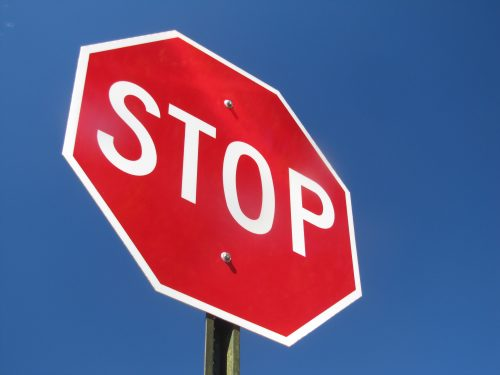
#> input picture 06_regiones/stop.jpg, 500 x 375 px
$ jupyter execute 01_regiones.ipynb   (shell and % lines are left out)
#> lines starting #> are read from the running program, lines starting #| are printed output that depends on the picture; after the words box and inside, x2 and y2 are one past the last pixel; in counts of white or black regions, pixels touching at a corner belong together
# Regiones

Una región es un grupo de pixeles conectados que comparten una propiedad en común. Las regiones son importantes en la visión por que permiten establecer el espacio que representa un determinado ente en la imágen. Por ejemplo, la región que representa una manzana en una imagen con varias frutas.

[cell 1]
import matplotlib.pyplot as plt
import matplotlib.image as mpimg
import numpy as np
import cv2

## Leer la imagen de ejemplo

[cell 2]
# Leer la imagen
image = cv2.imread('stop.jpg')
#> image is the input picture: shape (375, 500, 3); mean B, G, R 132.5, 90.2, 105.9

# Obtener los tres canales de la imagen
b,g,r = cv2.split(image)
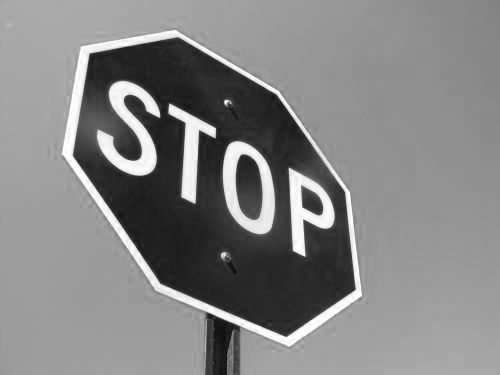
#> b: shape (375, 500); min 7, max 255, mean 132.5
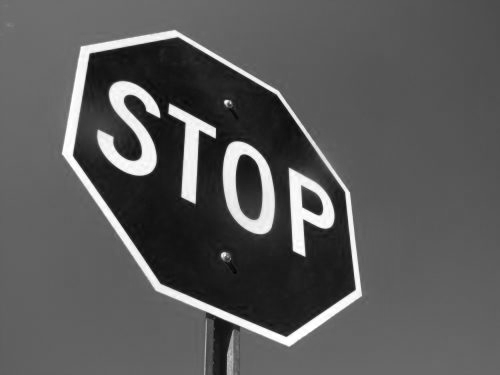
#> g: shape (375, 500); min 0, max 255, mean 90.2
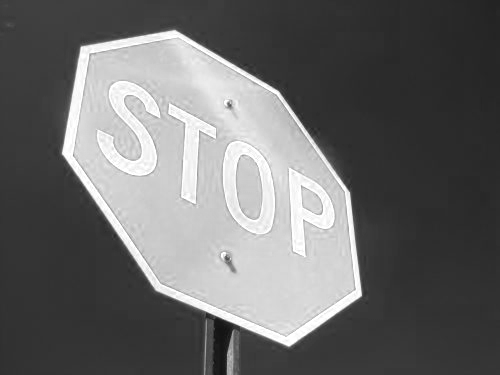
#> r: shape (375, 500); min 18, max 255, mean 105.9

# Mostrar los canales
plt.figure(figsize=(10, 10))

plt.subplot(2,2,1)
plt.imshow(cv2.cvtColor(image, cv2.COLOR_BGR2RGB))
plt.title('RGB')

plt.subplot(2,2,2)
plt.imshow(r, cmap='gray')
plt.title('Red')

plt.subplot(2,2,3)
plt.imshow(g, cmap='gray')
plt.title('Green')

plt.subplot(2,2,4)
plt.imshow(b, cmap='gray')
plt.title('Blue')
plt.show()
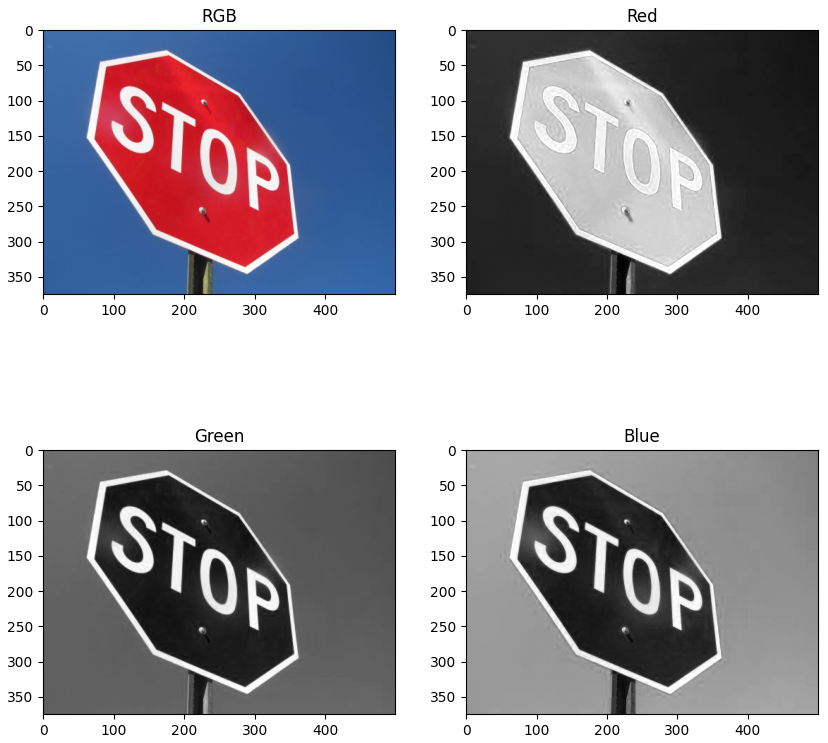
#> figure drawn by matplotlib, 4 panels

## Umbralizar la imagen

[cell 3]
# Otsu's thresholding after Gaussian filtering
blur = cv2.GaussianBlur(b,(5,5),0)
ret3, mask = cv2.threshold(blur,0,255,cv2.THRESH_BINARY+cv2.THRESH_OTSU)
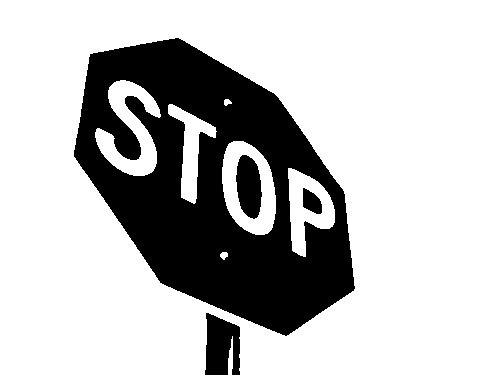
#> mask: shape (375, 500); 75% white; 4 black regions, box (x1, y1, x2, y2) and area: (74, 38, 355, 336) 43625, (205, 313, 240, 375) 1716, (236, 155, 262, 219) 1255, (303, 188, 322, 214) 337
#> ret3 = 103
mask_inv = cv2.bitwise_not(mask)
plt.imshow(mask_inv)

[cell 4]
img2_fg = cv2.bitwise_and(image, image ,mask = mask_inv)
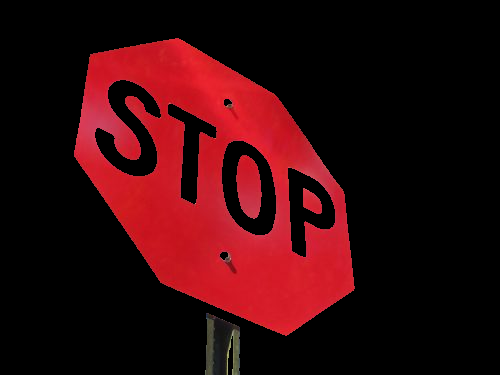
#> img2_fg: shape (375, 500, 3); mean B, G, R 11, 7.9, 50.5
plt.imshow(cv2.cvtColor(img2_fg, cv2.COLOR_BGR2RGB))

## Estimar los componentes conectados

[cell 5]
ret, labels = cv2.connectedComponents(mask_inv)
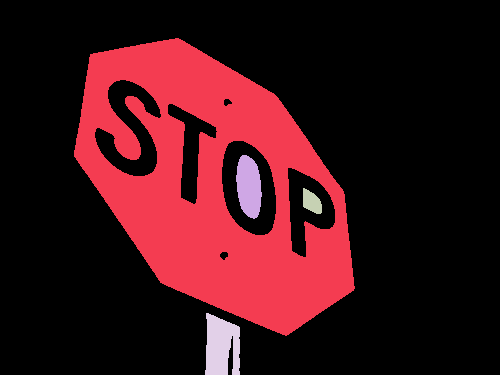
#> labels: shape (375, 500) int32; 5 distinct labels, from 0 to 4; one colour per label, 0 black
#> ret = 5

# Map component labels to hue val
label_hue = np.uint8(179*labels/np.max(labels))
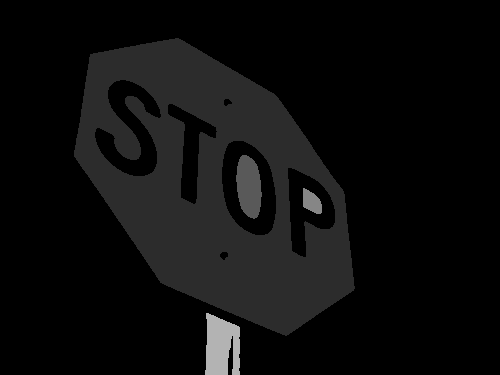
#> label_hue: shape (375, 500); min 0, max 179, mean 12.7
blank_ch = 255*np.ones_like(label_hue)
labeled_img = cv2.merge([label_hue, blank_ch, blank_ch])

# cvt to BGR for display
labeled_img = cv2.cvtColor(labeled_img, cv2.COLOR_HSV2BGR)
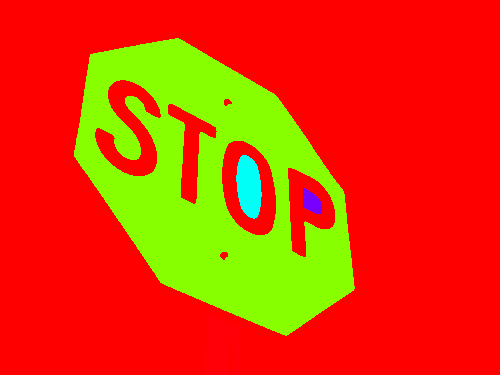
#> labeled_img: shape (375, 500, 3); mean B, G, R 2.2, 61, 225.1

# set bg label to black
labeled_img[label_hue==0] = 0
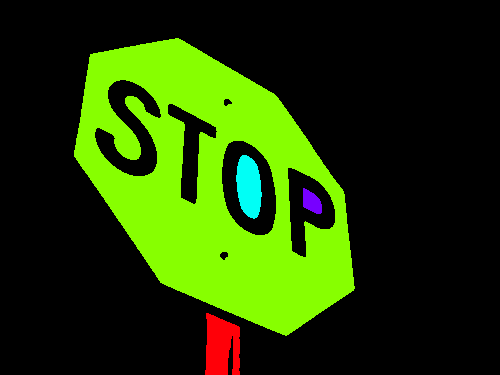
#> labeled_img: shape (375, 500, 3); mean B, G, R 2.2, 61, 34

plt.imshow(labeled_img)
